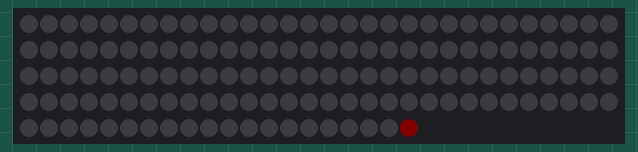
Bench run of a sketch on a simulated Arduino Uno, built with avr-gcc and run on an emulated ATmega328P. Parts: 140 RGB LEDs in strip order, left to right, continuing on the next row. Dim RGB values are drawn brighter than linear; what the sketch prints to the serial monitor is not drawn.

Above: at 0.01 s.
At 5.5 s:
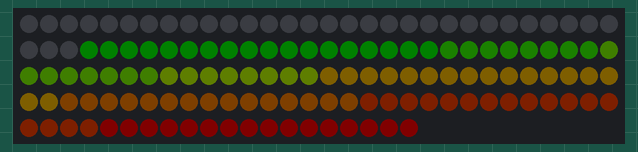
At 11.01 s:
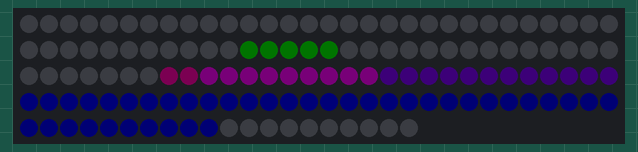
At 21.99 s:
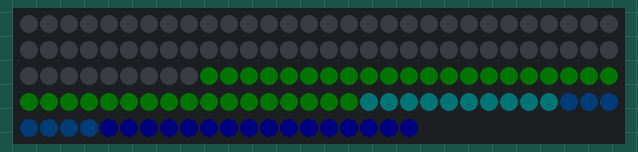
At 30.92 s:
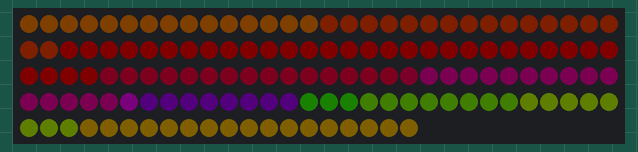
At 39.95 s:
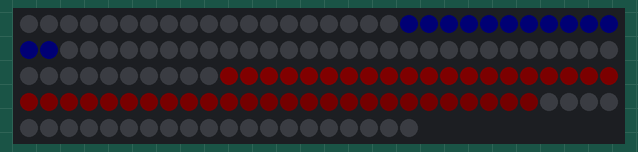

The sketch:

RainbowAnimated.ino
```cpp
#include <FastLED.h>

// How many leds in your strip?
#define NUM_LEDS 140

// For led chips like Neopixels, which have a data line, ground, and power, you just
// need to define DATA_PIN.  For led chipsets that are SPI based (four wires - data, clock,
// ground, and power), like the LPD8806, define both DATA_PIN and CLOCK_PIN
#define DATA_PIN 3
#define CLOCK_PIN 2

// Define the array of leds
CRGB leds[NUM_LEDS];

void setup() {
	Serial.begin(57600);
	Serial.println("resetting");
	FastLED.addLeds<APA102, DATA_PIN, CLOCK_PIN, RGB>(leds, NUM_LEDS);
	LEDS.setBrightness(5);
}

void fadeall() { for(int i = 0; i < NUM_LEDS; i++) { leds[i].nscale8(250); } }

void loop() {
	static uint8_t hue = 0;
	// Now go in the other direction.
     // Now go in the other direction.
  for(int i = (NUM_LEDS)-1; i >= 0; i--) {
    // Set the i'th led to red
    leds[i] = CHSV(hue++, 255, 255);
    // Show the leds
    FastLED.show();
    // now that we've shown the leds, reset the i'th led to black
    delay(50);
    // leds[i] = CRGB::Black;
    //fadeall();
    // Wait a little bit before we loop around and do it again
  }
	for(int i = (NUM_LEDS)-1; i >= 0; i--) {
		// Set the i'th led to red
		leds[i] = CHSV(hue++, 255, 255);
		// Show the leds
		FastLED.show();
		// now that we've shown the leds, reset the i'th led to black
    delay(50);
		// leds[i] = CRGB::Black;
		fadeall();
		// Wait a little bit before we loop around and do it again
	}
  for(int i = 0; i < NUM_LEDS; i++) {
    // Set the i'th led to red
    leds[i] = CHSV(hue++, 255, 255);
    // Show the leds
    FastLED.show();
    // now that we've shown the leds, reset the i'th led to black
    delay(50);
    //leds[i] = CRGB::Black;
    fadeall();
    // Wait a little bit before we loop around and do it again
  }
    for(int i = (NUM_LEDS)-1; i >= 0; i--) {
    // Set the i'th led to red
    leds[i] = CHSV(hue++, 255, 255);
    // Show the leds
    FastLED.show();
    // now that we've shown the leds, reset the i'th led to black
    delay(50);
    // leds[i] = CRGB::Black;
    //fadeall();
    // Wait a little bit before we loop around and do it again
  }

}
```
